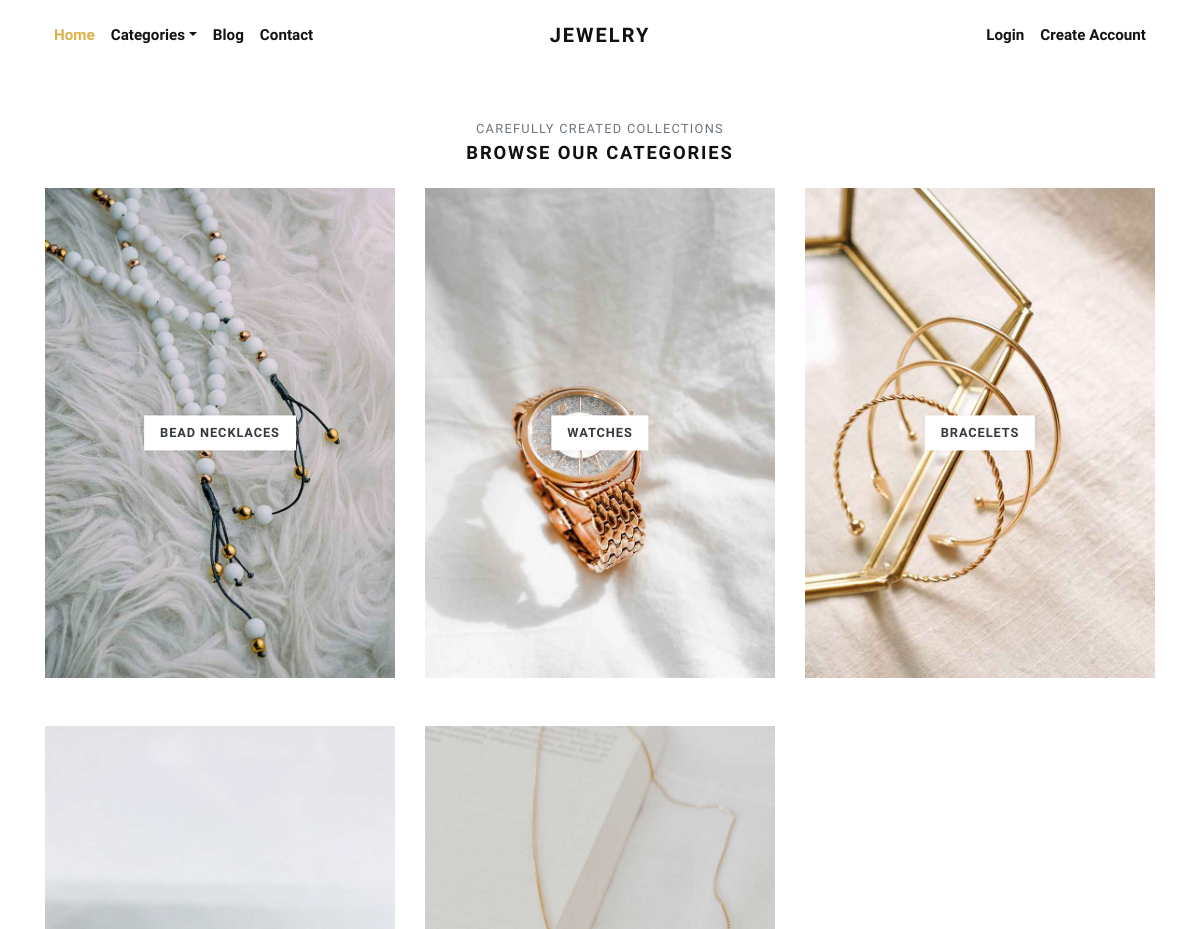
The page /categories/ (upper part) on the database as committed earlier.
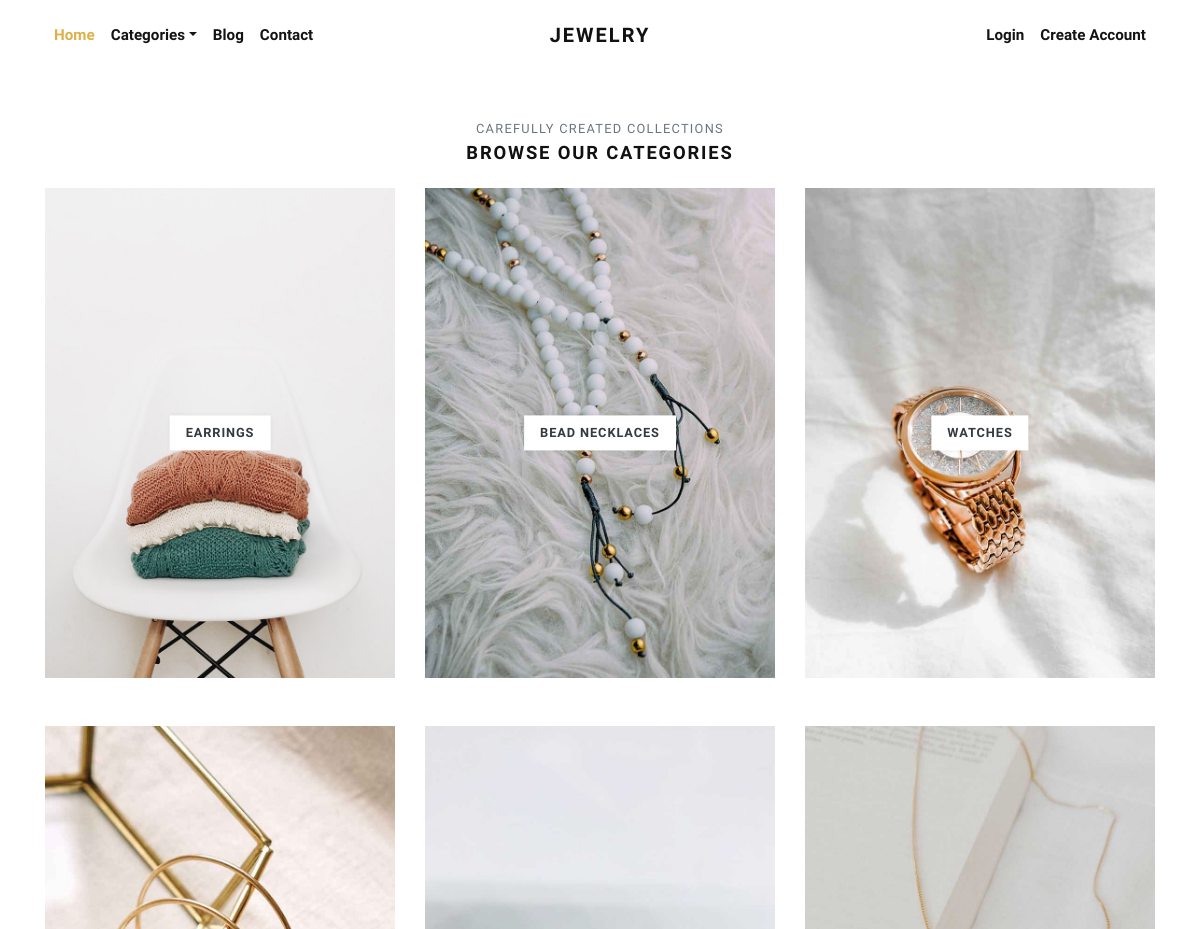
The same page on the database as committed later.
### store/models.py (models this page shows, shortened)
class Category(models.Model):
    title = models.CharField(max_length=50, verbose_name="Category Title")
    slug = models.SlugField(max_length=55, verbose_name="Category Slug")
    description = models.TextField(blank=True, verbose_name="Category Description")
    category_image = models.ImageField(upload_to='category', blank=True, null=True, verbose_name="Category Image")
    is_active = models.BooleanField(verbose_name="Is Active?")
    is_featured = models.BooleanField(verbose_name="Is Featured?")
    created_at = models.DateTimeField(auto_now_add=True, verbose_name="Created Date")
    updated_at = models.DateTimeField(auto_now=True, verbose_name="Updated Date")
    class Meta:
        verbose_name_plural = 'Categories'
        ordering = ('-created_at', )

### store/views.py (the view)
# urls.py: path('categories/', views.all_categories, name="all-categories"),
def all_categories(request):
    categories = Category.objects.filter(is_active=True)
    return render(request, 'store/categories.html', {'categories':categories})

### store/context_preprocessors.py (called while the page is built)
def store_menu(request):
    categories = Category.objects.filter(is_active=True)
    context = {
        'categories_menu': categories,
    }
    return context

### templates/store/categories.html (shortened to what this page needs)
{% extends 'base.html' %}
{% load static %}
      {% block content %}
      <div class="container">
        <section class="pt-5">
          <header class="text-center">
            <p class="small text-muted small text-uppercase mb-1">Carefully created collections</p>
            <h2 class="h5 text-uppercase mb-4">Browse our categories</h2>
          </header>
          <div class="row">
          {% if categories %}
            {% for category in categories %}
              <div class="col-md-4 mb-4 mb-md-5">
                <a class="category-item" href="{% url 'store:category-products' category.slug %}">
                  <strong class="category-item-title">{{ category.title }}</strong>
                </a>
              </div>
            {% endfor %}
          {% endif %}
          </div>
        </section>
      </div>
      {% endblock content %}

Rows that differ between the two databases and show on the page:
no longer on this page (row unchanged): Category: title "BRACELETS"
added Category: title "EARRINGS"
